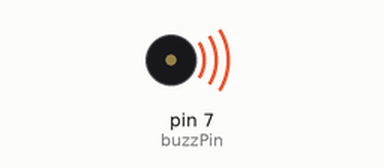
A sketch run on a simulated Arduino Uno, built with avr-gcc and run on an emulated ATmega328P. Shown: buzzer (waves = sounding, pin HIGH).

Above: at 0.2 s.
At 5.5 s:
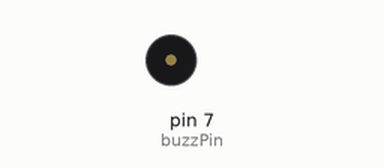
Timing chart, 0 to 8.1 s (numbered marks = the images above):
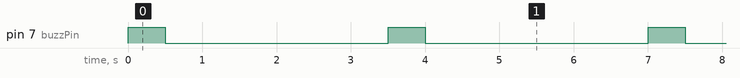

The sketch:

bitBanging.ino
```cpp
//* ===== ===== ===== ===== =====
//* Author:      Roy Wu
//* Description: bit-banging
//* History:     -04/xx/2020 initial version
//* ===== ===== ===== ===== =====
int buzzPin = 7;

//* ---------- ---------- ----------
//*     standard Arduino setup
//* ---------- ---------- ----------
void setup()
{
  Serial.begin(9600);       //* open the serial port at 9600 bps:
  pinMode(buzzPin, OUTPUT); //* Declaring buzzer pin as output
}


//* ---------- ---------- ----------
//*     standard Arduino loop
//* ---------- ---------- ----------
void loop()
{
  //* ----- ----- ----- -----
  //* adjusting volume with analogWrite
  //* pin 3, 5, 6, 9, 10, 11
  //* ----- ----- ----- -----
  analogWrite(buzzPin, 220); //* 0 - 255
  delay(500);
  analogWrite(buzzPin, 120); //* 0 - 255
  delay(500);
  analogWrite(buzzPin, 10); //* 0 - 255
  delay(500);


  //* ----- ----- ----- -----
  //* adjusting volume with analogWrite
  //* pin 3, 5, 6, 9, 10, 11
  //* ----- ----- ----- -----
//  int i;
//  int counter = 0;
//  while(counter < 3)
//  {
//    //* buzzing in one frequency
//    for(i=0; i<80; i++)
//    {
//      analogWrite(buzzPin, 255); //* full volume: 255
//      delay(1);
//      analogWrite(buzzPin, 0);
//      delay(1);
//    }
//    counter++;
//  }


  //* ----- ----- ----- -----
  //* bit banging
  //* one can bang all the digital pins
  //* Approximately dc/10% duty cycle @ 1KHz
  //* ----- ----- ----- -----
//  int dc=2000; //* duty cycle
//  digitalWrite(buzzPin, HIGH);
//  delayMicroseconds(dc);
//  digitalWrite(buzzPin, LOW);
//  //delayMicroseconds(2000 - dc);
//  delayMicroseconds(16000 - dc);
//
//  delay(1);
//  digitalWrite(buzzPin, LOW);


  delay(2000);
}
```

Measured:
- by itself, pin 7 (buzzPin): alternates HIGH for 0.50 s and LOW for 3.0 s
